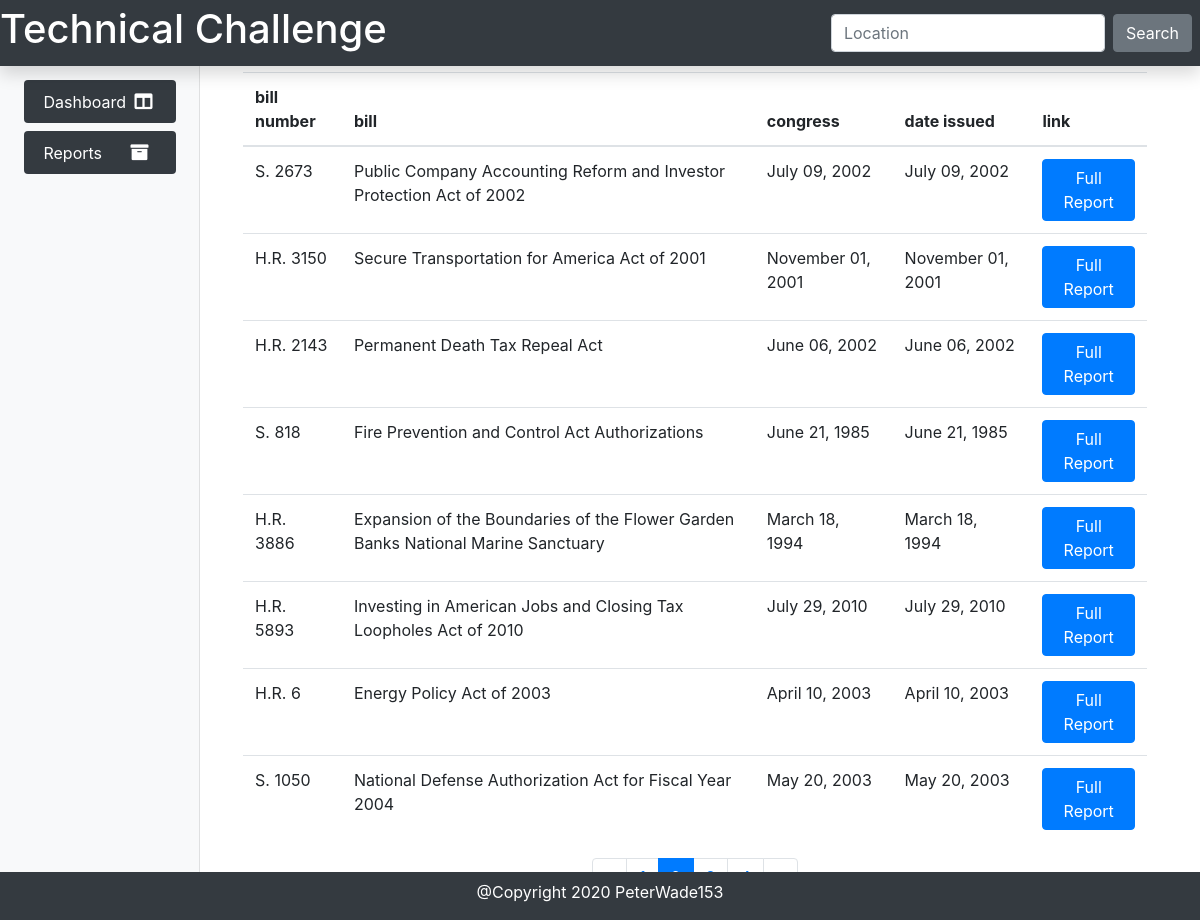
Screenshot of /?page=2 with the database file from the repository.
### main/models.py (models this page shows, shortened)
class Property(models.Model):
    bill_number = models.CharField(unique=True, max_length=255, null=False)
    bill = models.CharField(max_length=255, null=False)
    congress = models.CharField(max_length=255, null=False)
    date = models.CharField(max_length=255, null=False)
    link = models.CharField(max_length=255, null=False)

### main/views.py (the view)
# urls.py: path('', views.index, name='index'),
def index(request):
  property_list =  Property.objects.all().order_by('id')
  page = request.GET.get('page', 1)
  paginator = Paginator(property_list, 8)
  try:
    properties = paginator.page(page)
  except PageNotAnInteger:
    properties = paginator.page(1)
  except EmptyPage:
    properties = paginator.page(paginator.num_pages)
  return render(request, 'index.html', {'properties': properties})

### main/templates/index.html (shortened to what this page needs)
{% extends "base.html" %}
{% block content %}
    <div class="container">
        <table class="table">
            <thead>
              <tr>
                <th scope="col">bill number</th>
                <th scope="col">bill</th>
                <th scope="col">congress</th>
                <th scope="col">date issued</th>
                <th scope="col">link</th>
              </tr>
            </thead>
            <tbody>
              {% for property in properties %}
                <tr>
                  <td>{{ property.bill_number }}</td>
                  <td>{{ property.bill }}</td>
                  <td>{{ property.congress }}</td>
                  <td>{{ property.date }}</td>
                  <td><a href="{{ property.link }}" class="btn btn-primary">Full Report</a></button></td>
                </tr>
              {% endfor %}
            </tbody>
        </table>
        <nav aria-label="Page navigation">
          <ul class="pagination justify-content-center">
            {% if properties.has_previous %}
              <li class="page-item">
                <a class="page-link" href="?page=1" aria-label="Previous">
                  <span aria-hidden="true">&laquo;</span>
                </a>
              </li>
            {% endif %}
            {% for page in properties.paginator.page_range %}
              {% if properties.number == page %}
                <li class="page-item active">
                  <span class="page-link">{{ page }}<span class="sr-only">(current)</span></span>
                </li>
              {% elif page > properties.number|add:'-3' and page < properties.number|add:'3' %}
                <li class="page-item">
                  <a class="page-link" href="?page={{ page }}">{{ page }}</a>
                </li>
              {% endif %}
            {% endfor %}
            {% if properties.has_next %}
            <li class="page-item">
              <a class="page-link" href="?page={{ properties.paginator.num_pages }}" aria-label="Next">
                <span aria-hidden="true">&raquo;</span>
              </a>
            </li>
          {% endif %}
          </ul>
        </nav>
    </div>
{% endblock %}

### rows the page displays
Property: bill_number "S. 2673", bill "Public Company Accounting Reform and Investor Protection Act of 2002", congress "July 09, 2002", date "July 09, 2002"
Property: bill_number "H.R. 3150", bill "Secure Transportation for America Act of 2001", congress "November 01, 2001", date "November 01, 2001"
Property: bill_number "H.R. 2143", bill "Permanent Death Tax Repeal Act", congress "June 06, 2002", date "June 06, 2002"
Property: bill_number "S. 818", bill "Fire Prevention and Control Act Authorizations", congress "June 21, 1985", date "June 21, 1985"
Property: bill_number "H.R. 3886", bill "Expansion of the Boundaries of the Flower Garden Banks National Marine Sanctuary", congress "March 18, 1994", date "March 18, 1994"
Property: bill_number "H.R. 5893", bill "Investing in American Jobs and Closing Tax Loopholes Act of 2010", congress "July 29, 2010", date "July 29, 2010"
Property: bill_number "H.R. 6", bill "Energy Policy Act of 2003", congress "April 10, 2003", date "April 10, 2003"
Property: bill_number "S. 1050", bill "National Defense Authorization Act for Fiscal Year 2004", congress "May 20, 2003", date "May 20, 2003"
